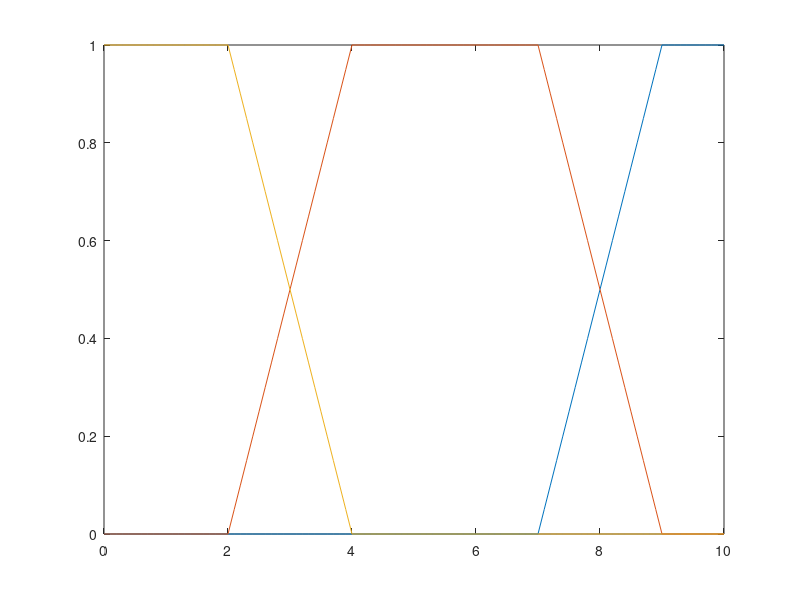
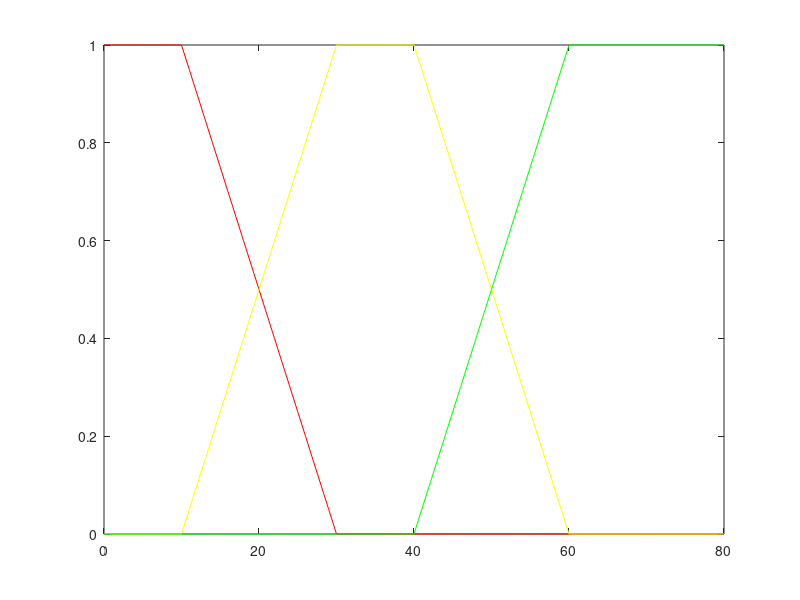

Here is the MATLAB script that generated these plots, in order: (Note: this script raises an error after producing the figures.)
% close all
% clear all
% clc

%original function
xt = (0:0.1:10);
xt_length = length(xt);
yt1 = 0.*(xt>=0 & xt<7) + (0.5*(xt-7)).*(xt>=7 & xt<9) + 1.*(xt>=9 & xt<=10);
yt2 = 0.*(xt>=0 & xt<2) + (0.5*(xt-2)).*(xt>=2 & xt<4) + 1.*(xt>=4 & xt<7) + (1-0.5*(xt-7)).*(xt>=7 & xt<9)+0.*(xt>=9 & xt<=10);
yt3 = 1.*(xt>=0 & xt<2) + (1-0.5*(xt-2)).*(xt>=2 & xt<4)+0.*(xt>=5 & xt<=10);

figure %tumor grade
plot(xt,yt1);
hold on
plot(xt,yt2);
hold on
plot(xt,yt3);

x = (0:1:80);
x2 = x;
x_length = length(x);

y1 = 1.*(x>=0 & x<10)+(1-0.05*(x-10)).*(x>=10 & x<30)+0.*(x>=30 & x<=80);
y2 = 0.*(x>=0 & x<10)+(0.05*(x-10)).*(x>=10 & x<30)+1.*(x>=30 & x<40)+(1-0.05*(x-40)).*(x>=40 & x<60)+0.*(x>=60 & x<=80);
y3 = 0.*(x>=0 & x<40)+(0.05*(x-40)).*(x>=40 & x<60)+1.*(x>=60 & x<=80);

figure %distance measure
plot(x,y1,'r');
hold on
plot(x,y2,'y');
hold on
plot(x,y3,'g');

%% 3D
Z1 = combine(yt1,y1);
Z1 = (Z1.Z);
Z2 = combine(yt1,y2);
Z2 = (Z2.Z);
Z3 = combine(yt1,y3);
Z3 = (Z3.Z);
Z4 = combine(yt2,y1);
Z4 = (Z4.Z);
Z5 = combine(yt2,y2);
Z5 = (Z5.Z);
Z6 = combine(yt2,y3);
Z6 = (Z6.Z);
Z7 = combine(yt3,y1);
Z7 = (Z7.Z);
Z8 = combine(yt3,y2);
Z8 = (Z8.Z);
Z9 = combine(yt3,y3);
Z9 = (Z9.Z);

%% imagesc
%close all

ZZZ = Z1;%Choose a curve from 1 to 9
figure
imagesc(xt,x2,ZZZ');
set(gca,'YDir','normal');

X = xt*10+1;
X = floor(X);

np = 0.3;
c=70;
y = c.* (1 - (((10-xt)./10).^np));

for m = 1:xt_length
    for n = 1:x_length-1
        if y(m) >= x2(n) & y(m) <= x2(n+1)
            Y(m) = n;
        end
        end
end

Z1 = zeros(xt_length,x_length);
for m = 1:xt_length
        Z1(m,Y(m)) = ZZZ(m,Y(m));
end

figure
imagesc(xt,x2,Z1');
caxis([0,1])
set(gca,'YDir','normal');

%%

ZZZ = Z2;%Choose a curve from 1 to 9
figure
imagesc(xt,x2,ZZZ');
set(gca,'YDir','normal');
X = xt*10+1;
X = floor(X);
y = c.* (1 - (((10-xt)./10).^np));
for m = 1:xt_length
    for n = 1:x_length-1
        if y(m) >= x2(n) & y(m) <= x2(n+1)
            Y(m) = n;
        end
        end
end
Z2 = zeros(xt_length,x_length);
for m = 1:xt_length
        Z2(m,Y(m)) = ZZZ(m,Y(m));
end



ZZZ = Z3;%Choose a curve from 1 to 9
figure
imagesc(xt,x2,ZZZ');
set(gca,'YDir','normal');
X = xt*10+1;
X = floor(X);
y = c.* (1 - (((10-xt)./10).^np));

for m = 1:xt_length
    for n = 1:x_length-1
        if y(m) >= x2(n) & y(m) <= x2(n+1)
            Y(m) = n;
        end
        end
end
Z3 = zeros(xt_length,x_length);
for m = 1:xt_length
        Z3(m,Y(m)) = ZZZ(m,Y(m));
end



ZZZ = Z4;%Choose a curve from 1 to 9
figure
imagesc(xt,x2,ZZZ');
set(gca,'YDir','normal');
X = xt*10+1;
X = floor(X);
y = c.* (1 - (((10-xt)./10).^np));
for m = 1:xt_length
    for n = 1:x_length-1
        if y(m) >= x2(n) & y(m) <= x2(n+1)
            Y(m) = n;
        end
        end
end
Z4 = zeros(xt_length,x_length);
for m = 1:xt_length
        Z4(m,Y(m)) = ZZZ(m,Y(m));
end



ZZZ = Z5;%Choose a curve from 1 to 9
figure
imagesc(xt,x2,ZZZ');
set(gca,'YDir','normal');
X = xt*10+1;
X = floor(X);
y = c.* (1 - (((10-xt)./10).^np));
for m = 1:xt_length
    for n = 1:x_length-1
        if y(m) >= x2(n) & y(m) <= x2(n+1)
            Y(m) = n;
        end
        end
end
Z5 = zeros(xt_length,x_length);
for m = 1:xt_length
        Z5(m,Y(m)) = ZZZ(m,Y(m));
end


ZZZ = Z6;%Choose a curve from 1 to 9
figure
imagesc(xt,x2,ZZZ');
set(gca,'YDir','normal');
X = xt*10+1;
X = floor(X);
y = c.* (1 - (((10-xt)./10).^np));
for m = 1:xt_length
    for n = 1:x_length-1
        if y(m) >= x2(n) & y(m) <= x2(n+1)
            Y(m) = n;
        end
        end
end
Z6 = zeros(xt_length,x_length);
for m = 1:xt_length
        Z6(m,Y(m)) = ZZZ(m,Y(m));
end



ZZZ = Z7;%Choose a curve from 1 to 9
figure
imagesc(xt,x2,ZZZ');
set(gca,'YDir','normal');
X = xt*10+1;
X = floor(X);
y = c.* (1 - (((10-xt)./10).^np));
for m = 1:xt_length
    for n = 1:x_length-1
        if y(m) >= x2(n) & y(m) <= x2(n+1)
            Y(m) = n;
        end
        end
end
Z7 = zeros(xt_length,x_length);
for m = 1:xt_length
        Z7(m,Y(m)) = ZZZ(m,Y(m));
end




ZZZ = Z8;%Choose a curve from 1 to 9
figure
imagesc(xt,x2,ZZZ');
set(gca,'YDir','normal');
X = xt*10+1;
X = floor(X);
y = c.* (1 - (((10-xt)./10).^np));
for m = 1:xt_length
    for n = 1:x_length-1
        if y(m) >= x2(n) & y(m) <= x2(n+1)
            Y(m) = n;
        end
        end
end
Z8 = zeros(xt_length,x_length);
for m = 1:xt_length
        Z8(m,Y(m)) = ZZZ(m,Y(m));
end



ZZZ = Z9;%Choose a curve from 1 to 9
figure
imagesc(xt,x2,ZZZ');
set(gca,'YDir','normal');
X = xt*10+1;
X = floor(X);
y = c.* (1 - (((10-xt)./10).^np));
for m = 1:xt_length
    for n = 1:x_length-1
        if y(m) >= x2(n) & y(m) <= x2(n+1)
            Y(m) = n;
        end
        end
end
Z9 = zeros(xt_length,x_length);
for m = 1:xt_length
        Z9(m,Y(m)) = ZZZ(m,Y(m));
end

